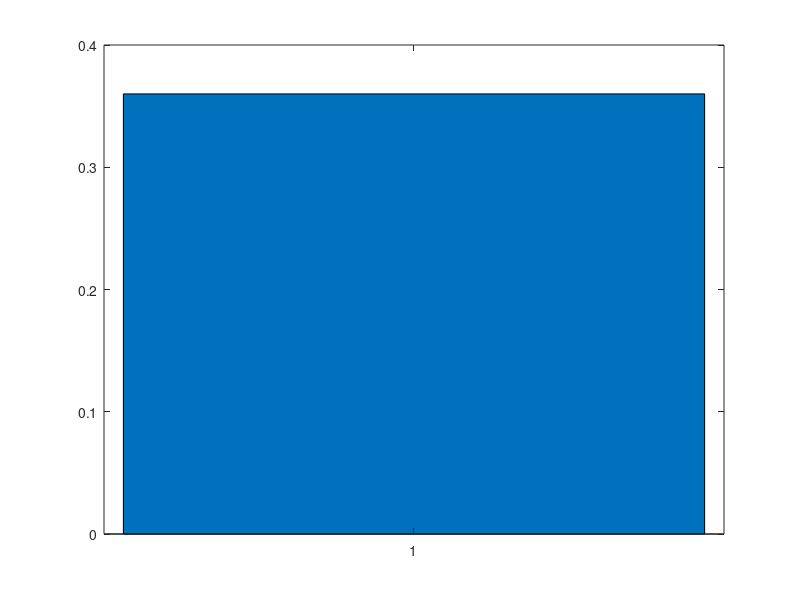

Source code (MATLAB): (Note: this script raises an error after producing the figure.)
clc
clear
%% 数据集测试对比
% version 1: 默认绘图
y = [0.36 6 16 7.68 1.06 14.25 25.65 33.24];
width = 0.5;
h = bar(y, width);
ylim([0,36]);
color_matrix = [];
set(gca, 'XTickLabel',{'Jiang et al.[4]','Shah et al.[9]','van Rensburg et al.[13]','Tsai.[12]','Xu et al.[14]','Yin et al.[17]','Lyu et al.[5]','Ours'});
for i = 1:8
    b = bar(i,y(i),0.75,'stacked');  %0.75是柱形图的宽，可以更改
    set(b(1),'facecolor',color_matrix(i,:))
end